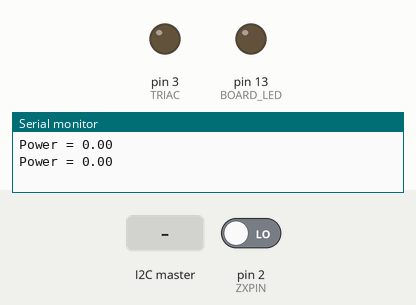
Bench run of a sketch on a simulated Arduino Uno, built with avr-gcc and run on an emulated ATmega328P. Parts: output pins drawn as LEDs (lit = HIGH), the last lines printed to the serial monitor. The inputs (shaded band) are chosen by the test bench; at power-on: pin 2 (ZXPIN) LOW.

Above: at 1.2 s.
1.3 s: the I2C master sends the byte 1
At 2.4 s:
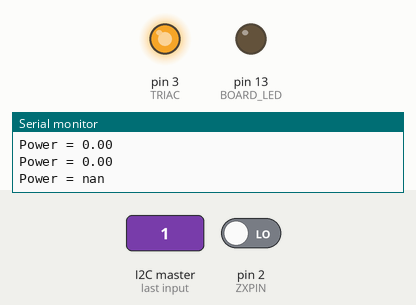
3.5 s: pin 2 (ZXPIN) driven HIGH
At 3.9 s:
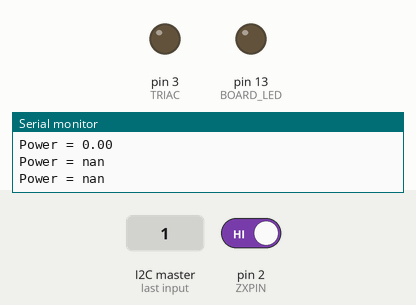
Timing chart, 0 to 6.5 s (numbered marks = the images above; inputs shaded):
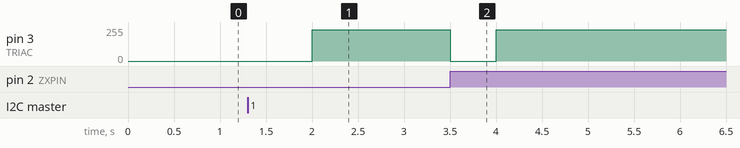

Measured:
- after the input at 1.3 s, pin 3 (TRIAC): 0/255 → 236/255 after 0.70 s
- after the input at 3.5 s, pin 3 (TRIAC): 236/255 → 0/255 at once, → 236/255 0.50 s later

The sketch:

pruebas.ino
```cpp
// ****************************************
// profesor/author: Mauricio Matamoros
// student/editor: F.R., G.M.
// date: 2024-04
// description: Controlar la intensidad de una lámpara de AC.
// ****************************************

#include <Wire.h>

// Digital 2 is Pin 2 on UNO
#define ZXPIN 2
// Digital 3 is Pin 3 on UNO
#define TRIAC 3

// Constants
#define I2C_SLAVE_ADDR 0x0A
#define BOARD_LED 13

// Globals
volatile bool flag = false;
int pdelay = 0;
int inc = 1;
float power = 0;

// Prototypes
void turnLampOn(float power_100);
void i2c_received_handler(int count);
void i2c_request_handler(int count);
void zxhandle(void);

/**
* Setup the Arduino
*/
void setup(void){
  // Setup interrupt pin (input)
  pinMode(ZXPIN, INPUT);
  // Attach interrupt to pin 2 (interrupt 0) for zero-cross detection
  attachInterrupt(0, zxhandle, RISING);
  // Setup output (triac) pin
  pinMode(TRIAC, OUTPUT);
  // Blink LED on interrupt
  pinMode(BOARD_LED, OUTPUT);

  // Configure I2C to run in slave mode with the defined address
  Wire.begin(I2C_SLAVE_ADDR);
  // Configure the handler for received I2C data
  Wire.onReceive(i2c_received_handler);
  // Configure the handler for request of data via I2C
  Wire.onRequest(i2c_request_handler);

  // Setup the serial port to operate at 9600bps
  Serial.begin(9600);
}

/**
* Handles data requests received via the I2C bus
* It will immediately reply with the power stored
*/
void i2c_request_handler(){
  Wire.write((byte*) &power, sizeof(float));
}

/**
* Handles received data via the I2C bus.
* Data is stored in the local variable power.
*/
void i2c_received_handler(int count){
  byte float_num[4]; // Allocate memory for the array
  for (int i = 0; i < 4; i++) {
    float_num[i] = Wire.read(); // Read each byte from the I2C buffer
  }
  // Interpret the array of bytes as a float value
  float receivedFloat = *((float*)float_num);
  // Print the received float value
  // Serial.println(receivedFloat);
  power = receivedFloat;
}

/**
* Handles zero-cross detection interrupt
*/
void zxhandle(){
  flag = true;
  // TRIAC automatically shuts down on zero-cross
  digitalWrite(TRIAC, LOW);
  digitalWrite(BOARD_LED, LOW);

  delayMicroseconds(pdelay);

  // if(pdelay > 0) turnLampOn();
}

/**
* Turns the lamp on
*/
void turnLampOn(float power_100){
  // Map the power percentage (0 to 100) to the corresponding voltage (0V to 5V)
  int triacVoltage = map(power_100, 0, 100, 0, 255); // Scale to a range of 0 to 255
  // Set the output voltage of the TRIAC pin based on the scaled power percentage
  analogWrite(TRIAC, triacVoltage);
}

void loop(){
  Serial.print("Power = ");
  Serial.println(power);

  turnLampOn(power);
  delay(1000);
}
```
